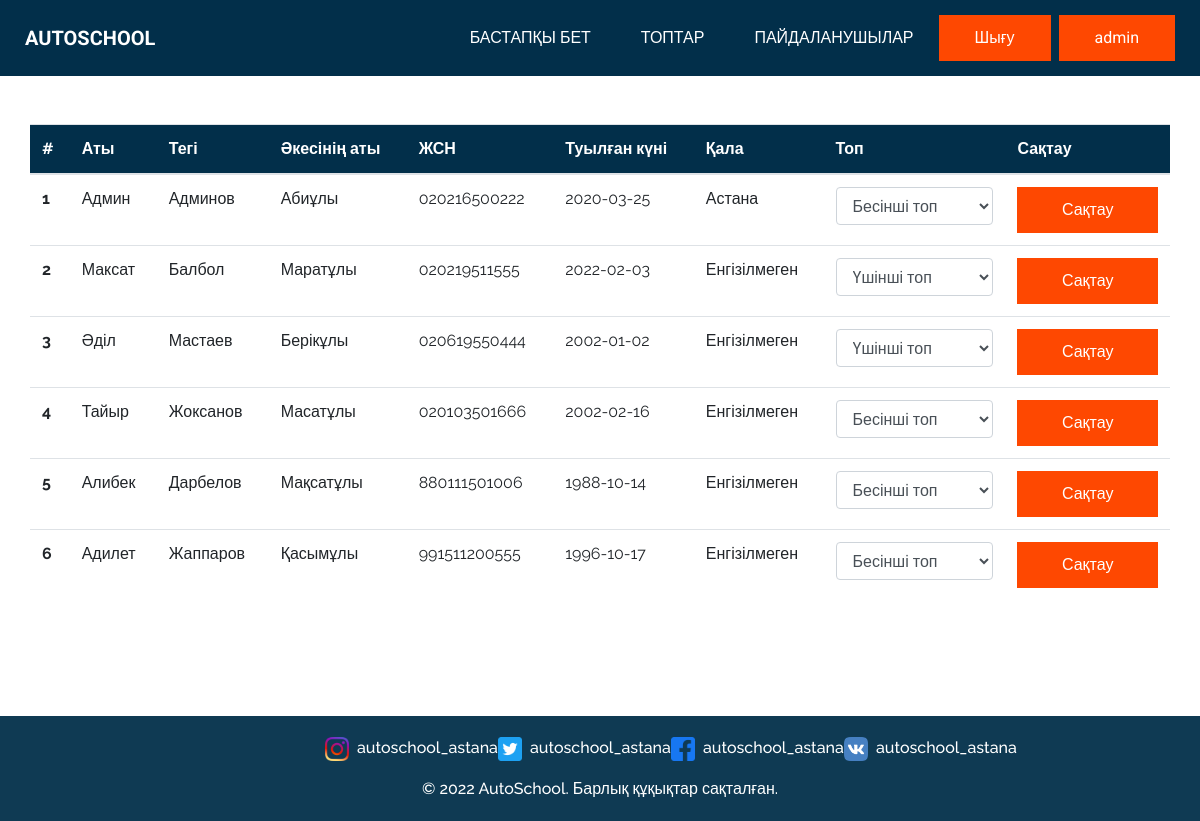
/users/ (signed in), run on the app's committed database.
### main/models.py (models this page shows, shortened)
class Profile(models.Model):
    user = models.ForeignKey(User, unique=True, on_delete=models.CASCADE,verbose_name="Қолданушы")
    dateofbirth = models.DateField(verbose_name="Туған күні")
    city = models.CharField(max_length=255, default="Енгізілмеген",verbose_name="Қала")
    IIN = models.CharField(max_length=20,verbose_name="ЖСН")
    patronym = models.CharField(max_length=35,verbose_name="Әкесінің аты")
    image = models.ImageField(upload_to='images')

class Group(models.Model):
    class Days():
        MONDAY = "Дүйсенбі"
        TUESDAY = "Сейсенбі"
        WEDNESDAY = "Сәрсенбі"
        THURSDAY = "Бейсенбі"
        FRIDAY = "Жұма"
        SATURDAY = "Сенбі"
        SUNDAY = "Жексенбі"
        days = (
            (MONDAY, 'Дүйсенбі'),
            (TUESDAY, 'Сейсенбі'),
            (WEDNESDAY, 'Сәрсенбі'),
            (THURSDAY, 'Бейсенбі'),
            (FRIDAY, 'Жұма'),
            (SATURDAY, 'Сенбі'),
            (SUNDAY, 'Жексенбі'),
        )
    class Hours():
        o_clock_08__00 = "08:00"
        o_clock_09__00 = "09:00"
        o_clock_10__00 = "10:00"
        o_clock_11__00 = "11:00"
        o_clock_12__00 = "12:00"
        o_clock_13__00 = "13:00"
        o_clock_14__00 = "14:00"
        o_clock_15__00 = "15:00"
        o_clock_16__00 = "16:00"
        o_clock_17__00 = "17:00"
        o_clock_18__00 = "18:00"
        o_clock_19__00 = "19:00"
        o_clock_20__00 = "20:00"
        hours = (
            (o_clock_08__00, "08:00"),
            (o_clock_09__00, "09:00"),
            (o_clock_10__00, "10:00"),
            (o_clock_11__00, "11:00"),
            (o_clock_12__00, "12:00"),
            (o_clock_13__00, "13:00"),
            (o_clock_14__00, "14:00"),
            (o_clock_15__00, "15:00"),
            (o_clock_16__00, "16:00"),
            (o_clock_17__00, "17:00"),
            (o_clock_18__00, "18:00"),
            (o_clock_19__00, "19:00"),
            (o_clock_20__00, "20:00"),
        )
    name = models.CharField(max_length=255,verbose_name="Топтың аты")
    description = models.TextField(null=True, blank=True,verbose_name="Топтың қысқаша")
    day = models.CharField(choices=Days.days,max_length=255,verbose_name="Күн")
    hours = models.CharField(choices=Hours.hours,max_length=255,verbose_name="Сағат")
    filled = models.IntegerField(default=0,verbose_name="Неше оқушы бар")
    max_available = models.IntegerField(default=30,verbose_name="Максималды оқушылар саны")
    create_date = models.DateTimeField(auto_now_add=True,verbose_name="Құрылған уақыты")
    isCertificateAvailable = models.BooleanField(default=False,verbose_name="Курс бітті ма?")
    isClosed = models.BooleanField(default=False, verbose_name='Жабық па?')
    close_date = models.DateTimeField(verbose_name="Жабылу уақыты", default=datetime.datetime.now() + datetime.timedelta(days = 3))
    end_date = models.DateTimeField(verbose_name="Біту уақыты", default=datetime.datetime.now() + datetime.timedelta(days = 30))
    users = models.ManyToManyField(User,verbose_name="Оқушылар")
    teacher = models.ForeignKey(Teacher, on_delete=models.CASCADE, null=True, blank=True)

### main/views.py (the view)
# urls.py: path('users/', views.users, name='users' ),
@login_required(login_url='/login/')
def users(request):
    context = {
        'users':User.objects.all(),
        'profiles':Profile.objects.all(),
        'groups':Group.objects.all()
    }
    return render(request, 'main/users.html', context)

### main/templates/main/users.html (shortened to what this page needs)
{% extends 'main/base.html' %}
{% block content %}
<div class="container" style="min-height: 74vh;">
    <table class="table mt-5 mb-5">
        <thead  style="background-color:#022f4a; color: white;">
          <tr>
            <th scope="col">#</th>
            <th scope="col">Аты</th>
            <th scope="col">Тегі</th>
            <th scope="col">Әкесінің аты</th>
            <th scope="col">ЖСН</th>
            <th scope="col">Туылған күні</th>
            <th scope="col">Қала</th>
            <th scope="col">Топ</th>
            <th scope="col">Сақтау</th>
          </tr>
        </thead>
        <tbody>
            {% for user in users %}
          <tr>
            <th scope="row">{{ forloop.counter }}</th>
            <td>{{user.first_name}}</td>
            <td>{{user.last_name}}</td>
            <td>{% for profile in profiles %}
                {% if profile.user == user %}
                {{profile.patronym }}
                {% endif%}
            {% endfor %}</td>
            <td>{% for profile in profiles %}
                {% if profile.user == user %}
                {{profile.IIN }}
                {% endif%}
            {% endfor %}</td>
            <td>{% for profile in profiles %}
                    {% if profile.user == user %}
                    {{profile.dateofbirth|date:"Y-m-d" }}
                    {% endif%}
                {% endfor %}</td>
                <td>{% for profile in profiles %}
                    {% if profile.user == user and profile.city is not None%}
                        {{profile.city}}
                    {% endif%}
                {% endfor %}</td>
            <td>
                <form action="{% url 'change_group' %}" method="post">
                <select class="form-control" id="exampleFormControlSelect1" name="group" >
                    {% for group in groups %}
                        <option value="{{group.id}}" {% if user in group.users.all %} selected {% endif %}>{{group.name}}</option>
                    {% endfor %}
              </select></td>
              <td>
                    <button type="submit" class="custom_btn">
                        Сақтау
                    </button>
             </td>
          </tr>
          {% endfor %}
        </tbody>
      </table>
</div>
  {% endblock %}

### main/templates/main/base.html (shortened to what this page needs)
{% load static %}
<!DOCTYPE html>
<html>
<head>
  <link rel="stylesheet" type="text/css" href="{% static 'main/css/bootstrap.css' %}" />
  <link href="{% static 'main/css/style.css' %}" rel="stylesheet" />
  <link href="{% static 'main/css/responsive.css' %} " rel="stylesheet" />
</head>
<body>
  <header class="header_section">
    <div class="container-fluid">
      <nav class="navbar navbar-expand-lg custom_nav-container">
        <a class="navbar-brand" href="{% url 'index' %}">
          <span>
            AUTOSCHOOL
          </span>
        </a>
        <div class="collapse navbar-collapse ml-auto" id="navbarSupportedContent">
          <div class="d-flex ml-auto flex-column flex-lg-row align-items-center">
            <ul class="navbar-nav  ">
              <li class="nav-item">
                <a class="nav-link" href="{% url 'index' %}">Бастапқы бет <span class="sr-only">(current)</span></a>
              </li>
              <li class="nav-item">
                <a class="nav-link" href="{% url 'groups' %}">Топтар</a>
              </li>
              <li class="nav-item">
                <a class="nav-link" href="{% url 'users' %}">Пайдаланушылар</a>
              </li>
              {% if user.is_authenticated %}
              <li class="nav-item mr-2">
                  <a href="{% url 'logout' %}">
                      <button class="custom_btn ">Шығу</button>
                  </a>
              </li>
              <li class="nav-item">
                <a href="{% url 'profile' %}">
                  <button class="custom_btn">{{user}}</button>
              </a>
            </li>
              {% endif %}
            </ul>
          </div>
        </div>
      </nav>
    </div>
  </header>
{% block content %}
{% endblock %}
  <section class="container-fluid footer_section d-flex flex-column align-items-center">
    <div class="social_links container w-50 d-flex justify-content-between mb-3">
      <div class="d-flex align-items">
        <div class="icon_custom mr-2">
          <img width="24" src="{% static 'main/images/insta_custom.png' %}" alt="">
        </div>
        <p>autoschool_astana</p>
      </div>
      <div class="d-flex align-items-center">
        <div class="icon_custom mr-2">
          <img width="24" src="{% static 'main/images/twitter_custom.png' %}" alt="">
        </div>
        <p>autoschool_astana</p>
      </div>
      <div class="d-flex align-items-center">
        <div class="icon_custom mr-2">
          <img width="24" src="{% static 'main/images/facebook_custom.png' %}" alt="">
        </div>
        <p>autoschool_astana</p>
      </div>
      <div class="d-flex align-items-center">
        <div class="icon_custom mr-2">
          <img width="24" src="{% static 'main/images/vk.png' %}" alt="">
        </div>
        <p>autoschool_astana</p>
      </div>
    </div>
    <p>
      &copy; <span id="displayYear"></span> AutoSchool. Барлық құқықтар сақталған.
    </p>
  </section>
</body>
</html>

### main/static/main/css/style.css (style rules this page uses)
body { font-family: "Raleway", sans-serif; color: #0c0c0c; background-color: #ffffff; }
.header_section { background-color: #022f4a; padding: 15px 0; font-family: "Roboto", sans-serif; }
.header_section .container-fluid { padding-right: 25px; padding-left: 25px; }
.custom_nav-container.navbar-expand-lg .navbar-nav .nav-item .nav-link { padding: 0; margin: 0px 25px; color: #ffffff; text-align: center; text-transform: uppercase; }
a, a:hover, a:focus { text-decoration: none; }
.navbar-brand span { text-transform: uppercase; font-weight: bold; color: #ffffff; }
.custom_nav-container { z-index: 99999; padding: 0; }
.footer_section { font-weight: 500; display: -webkit-box; display: -ms-flexbox; display: flex; -webkit-box-pack: center; -ms-flex-pack: center; justify-content: center; background-color: #0f3a53; padding: 20px; }
.footer_section p { color: #ffffff; margin: 0; text-align: center; }
.nav-item { display: flex; align-items: center; }
.custom_btn { display: inline-block; text-align: center; padding: 10px 35px; background-color: #fe4801; color: #ffffff; -webkit-transition: all 0.3s; transition: all 0.3s; border: 1px solid transparent; width: 100%; }

### main/static/main/css/responsive.css (style rules this page uses)
@media (min-width: 1200px) { .container { max-width: 1170px; } }

### data on the page
Profile: patronym "Абиұлы", IIN "020216500222", dateofbirth "2020-03-25", city "Астана"
Profile: patronym "Маратұлы", IIN "020219511555", dateofbirth "2022-02-03", city "Енгізілмеген"
Profile: patronym "Берікұлы", IIN "020619550444", dateofbirth "2002-01-02", city "Енгізілмеген"
Profile: patronym "Масатұлы", IIN "020103501666", dateofbirth "2002-02-16", city "Енгізілмеген"
Profile: patronym "Мақсатұлы", IIN "880111501006", dateofbirth "1988-10-14", city "Енгізілмеген"
Profile: patronym "Қасымұлы", IIN "991511200555", dateofbirth "1996-10-17", city "Енгізілмеген"

### other printed values
{{ user }} "admin"
{{ user.first_name }} "Админ"
{{ user.last_name }} "Админов"
{{ user.first_name }} "Максат"
{{ user.last_name }} "Балбол"
{{ user.first_name }} "Әділ"
{{ user.last_name }} "Мастаев"
{{ user.first_name }} "Тайыр"
{{ user.last_name }} "Жоксанов"
{{ user.first_name }} "Алибек"
{{ user.last_name }} "Дарбелов"
{{ user.first_name }} "Адилет"
{{ user.last_name }} "Жаппаров"
